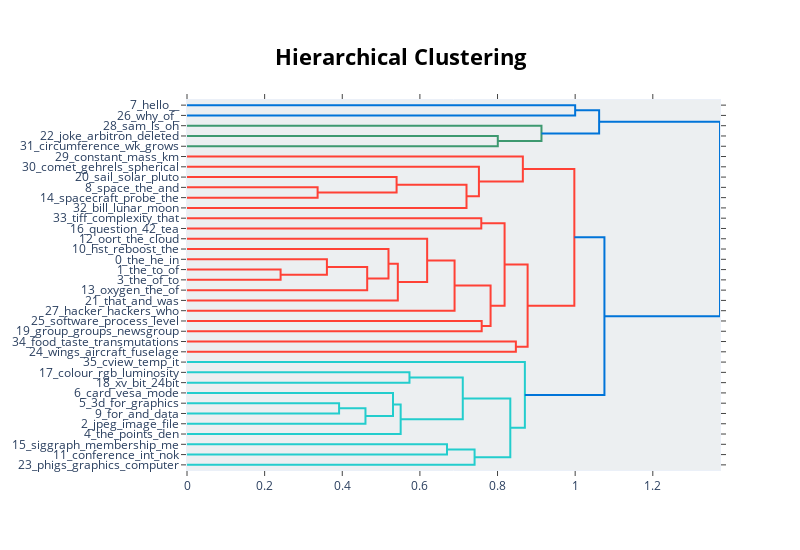

This figure's notebook cell:
### Markdown cell above
## BERTopic: Visualize Topic Hierarchy

### Code cell
#| fig-align: center
fig = topic_model.visualize_hierarchy()
fig.update_layout(width=800, height=550)
fig.show()

### Figure 1 — Plotly figure (JSON) as saved in the notebook; plotly's stock layout.template omitted (floating-point values rounded to 4 significant figures)
{"data": [{"hoverinfo": "text", "marker": {"color": "rgb(0,116,217)"}, "mode": "lines", "type": "scatter", "x": [0.0, 1.0, 1.0, 0.0], "xaxis": "x", "y": [-5.0, -5.0, -15.0, -15.0], "yaxis": "y"}, {"hoverinfo": "text", "marker": {"color": "rgb(61,153,112)"}, "mode": "lines", "type": "scatter", "x": [0.0, 0.8007, 0.8007, 0.0], "xaxis": "x", "y": [-35.0, -35.0, -45.0, -45.0], "yaxis": "y"}, {"hoverinfo": "text", "marker": {"color": "rgb(61,153,112)"}, "mode": "lines", "type": "scatter", "x": [0.0, 0.9132, 0.9132, 0.8007], "xaxis": "x", "y": [-25.0, -25.0, -40.0, -40.0], "yaxis": "y"}, {"hoverinfo": "text", "marker": {"color": "rgb(0,116,217)"}, "mode": "lines", "type": "scatter", "x": [1.0, 1.062, 1.062, 0.9132], "xaxis": "x", "y": [-10.0, -10.0, -32.5, -32.5], "yaxis": "y"}, {"hoverinfo": "text", "marker": {"color": "rgb(255,65,54)"}, "mode": "lines", "type": "scatter", "x": [0.0, 0.3365, 0.3365, 0.0], "xaxis": "x", "y": [-85.0, -85.0, -95.0, -95.0], "yaxis": "y"}, {"hoverinfo": "text", "marker": {"color": "rgb(255,65,54)"}, "mode": "lines", "type": "scatter", "x": [0.0, 0.54, 0.54, 0.3365], "xaxis": "x", "y": [-75.0, -75.0, -90.0, -90.0], "yaxis": "y"}, {"hoverinfo": "text", "marker": {"color": "rgb(255,65,54)"}, "mode": "lines", "type": "scatter", "x": [0.54, 0.7201, 0.7201, 0.0], "xaxis": "x", "y": [-82.5, -82.5, -105.0, -105.0], "yaxis": "y"}, {"hoverinfo": "text", "marker": {"color": "rgb(255,65,54)"}, "mode": "lines", "type": "scatter", "x": [0.0, 0.7521, 0.7521, 0.7201], "xaxis": "x", "y": [-65.0, -65.0, -93.75, -93.75], "yaxis": "y"}, {"hoverinfo": "text", "marker": {"color": "rgb(255,65,54)"}, "mode": "lines", "type": "scatter", "x": [0.0, 0.8652, 0.8652, 0.7521], "xaxis": "x", "y": [-55.0, -55.0, -79.38, -79.38], "yaxis": "y"}, {"hoverinfo": "text", "marker": {"color": "rgb(255,65,54)"}, "mode": "lines", "type": "scatter", "x": [0.0, 0.7581, 0.7581, 0.0], "xaxis": "x", "y": [-115.0, -115.0, -125.0, -125.0], "yaxis": "y"}, {"hoverinfo": "text", "marker": {"color": "rgb(255,65,54)"}, "mode": "lines", "type": "scatter", "x": [0.0, 0.2411, 0.2411, 0.0], "xaxis": "x", "y": [-165.0, -165.0, -175.0, -175.0], "yaxis": "y"}, {"hoverinfo": "text", "marker": {"color": "rgb(255,65,54)"}, "mode": "lines", "type": "scatter", "x": [0.0, 0.3604, 0.3604, 0.2411], "xaxis": "x", "y": [-155.0, -155.0, -170.0, -170.0], "yaxis": "y"}, {"hoverinfo": "text", "marker": {"color": "rgb(255,65,54)"}, "mode": "lines", "type": "scatter", "x": [0.3604, 0.4642, 0.4642, 0.0], "xaxis": "x", "y": [-162.5, -162.5, -185.0, -185.0], "yaxis": "y"}, {"hoverinfo": "text", "marker": {"color": "rgb(255,65,54)"}, "mode": "lines", "type": "scatter", "x": [0.0, 0.5191, 0.5191, 0.4642], "xaxis": "x", "y": [-145.0, -145.0, -173.8, -173.8], "yaxis": "y"}, {"hoverinfo": "text", "marker": {"color": "rgb(255,65,54)"}, "mode": "lines", "type": "scatter", "x": [0.5191, 0.5431, 0.5431, 0.0], "xaxis": "x", "y": [-159.4, -159.4, -195.0, -195.0], "yaxis": "y"}, {"hoverinfo": "text", "marker": {"color": "rgb(255,65,54)"}, "mode": "lines", "type": "scatter", "x": [0.0, 0.6187, 0.6187, 0.5431], "xaxis": "x", "y": [-135.0, -135.0, -177.2, -177.2], "yaxis": "y"}, {"hoverinfo": "text", "marker": {"color": "rgb(255,65,54)"}, "mode": "lines", "type": "scatter", "x": [0.6187, 0.6893, 0.6893, 0.0], "xaxis": "x", "y": [-156.1, -156.1, -205.0, -205.0], "yaxis": "y"}, {"hoverinfo": "text", "marker": {"color": "rgb(255,65,54)"}, "mode": "lines", "type": "scatter", "x": [0.0, 0.7592, 0.7592, 0.0], "xaxis": "x", "y": [-215.0, -215.0, -225.0, -225.0], "yaxis": "y"}, {"hoverinfo": "text", "marker": {"color": "rgb(255,65,54)"}, "mode": "lines", "type": "scatter", "x": [0.6893, 0.7821, 0.7821, 0.7592], "xaxis": "x", "y": [-180.5, -180.5, -220.0, -220.0], "yaxis": "y"}, {"hoverinfo": "text", "marker": {"color": "rgb(255,65,54)"}, "mode": "lines", "type": "scatter", "x": [0.7581, 0.8182, 0.8182, 0.7821], "xaxis": "x", "y": [-120.0, -120.0, -200.3, -200.3], "yaxis": "y"}, {"hoverinfo": "text", "marker": {"color": "rgb(255,65,54)"}, "mode": "lines", "type": "scatter", "x": [0.0, 0.8472, 0.8472, 0.0], "xaxis": "x", "y": [-235.0, -235.0, -245.0, -245.0], "yaxis": "y"}, {"hoverinfo": "text", "marker": {"color": "rgb(255,65,54)"}, "mode": "lines", "type": "scatter", "x": [0.8182, 0.8775, 0.8775, 0.8472], "xaxis": "x", "y": [-160.1, -160.1, -240.0, -240.0], "yaxis": "y"}, {"hoverinfo": "text", "marker": {"color": "rgb(255,65,54)"}, "mode": "lines", "type": "scatter", "x": [0.8652, 0.9979, 0.9979, 0.8775], "xaxis": "x", "y": [-67.19, -67.19, -200.1, -200.1], "yaxis": "y"}, {"hoverinfo": "text", "marker": {"color": "rgb(35,205,205)"}, "mode": "lines", "type": "scatter", "x": [0.0, 0.5731, 0.5731, 0.0], "xaxis": "x", "y": [-265.0, -265.0, -275.0, -275.0], "yaxis": "y"}, {"hoverinfo": "text", "marker": {"color": "rgb(35,205,205)"}, "mode": "lines", "type": "scatter", "x": [0.0, 0.3918, 0.3918, 0.0], "xaxis": "x", "y": [-295.0, -295.0, -305.0, -305.0], "yaxis": "y"}, {"hoverinfo": "text", "marker": {"color": "rgb(35,205,205)"}, "mode": "lines", "type": "scatter", "x": [0.3918, 0.4598, 0.4598, 0.0], "xaxis": "x", "y": [-300.0, -300.0, -315.0, -315.0], "yaxis": "y"}, {"hoverinfo": "text", "marker": {"color": "rgb(35,205,205)"}, "mode": "lines", "type": "scatter", "x": [0.0, 0.5307, 0.5307, 0.4598], "xaxis": "x", "y": [-285.0, -285.0, -307.5, -307.5], "yaxis": "y"}, {"hoverinfo": "text", "marker": {"color": "rgb(35,205,205)"}, "mode": "lines", "type": "scatter", "x": [0.5307, 0.5505, 0.5505, 0.0], "xaxis": "x", "y": [-296.2, -296.2, -325.0, -325.0], "yaxis": "y"}, {"hoverinfo": "text", "marker": {"color": "rgb(35,205,205)"}, "mode": "lines", "type": "scatter", "x": [0.5731, 0.7105, 0.7105, 0.5505], "xaxis": "x", "y": [-270.0, -270.0, -310.6, -310.6], "yaxis": "y"}, {"hoverinfo": "text", "marker": {"color": "rgb(35,205,205)"}, "mode": "lines", "type": "scatter", "x": [0.0, 0.6698, 0.6698, 0.0], "xaxis": "x", "y": [-335.0, -335.0, -345.0, -345.0], "yaxis": "y"}, {"hoverinfo": "text", "marker": {"color": "rgb(35,205,205)"}, "mode": "lines", "type": "scatter", "x": [0.6698, 0.7409, 0.7409, 0.0], "xaxis": "x", "y": [-340.0, -340.0, -355.0, -355.0], "yaxis": "y"}, {"hoverinfo": "text", "marker": {"color": "rgb(35,205,205)"}, "mode": "lines", "type": "scatter", "x": [0.7105, 0.8329, 0.8329, 0.7409], "xaxis": "x", "y": [-290.3, -290.3, -347.5, -347.5], "yaxis": "y"}, {"hoverinfo": "text", "marker": {"color": "rgb(35,205,205)"}, "mode": "lines", "type": "scatter", "x": [0.0, 0.8704, 0.8704, 0.8329], "xaxis": "x", "y": [-255.0, -255.0, -318.9, -318.9], "yaxis": "y"}, {"hoverinfo": "text", "marker": {"color": "rgb(0,116,217)"}, "mode": "lines", "type": "scatter", "x": [0.9979, 1.075, 1.075, 0.8704], "xaxis": "x", "y": [-133.6, -133.6, -287.0, -287.0], "yaxis": "y"}, {"hoverinfo": "text", "marker": {"color": "rgb(0,116,217)"}, "mode": "lines", "type": "scatter", "x": [1.062, 1.373, 1.373, 1.075], "xaxis": "x", "y": [-21.25, -21.25, -210.3, -210.3], "yaxis": "y"}], "layout": {"autosize": false, "height": 550, "hoverlabel": {"bgcolor": "white", "font": {"family": "Rockwell", "size": 16}}, "hovermode": "closest", "plot_bgcolor": "#ECEFF1", "showlegend": false, "title": {"font": {"color": "Black", "size": 22}, "text": "<b>Hierarchical Clustering</b>", "x": 0.5, "xanchor": "center", "yanchor": "top"}, "width": 800, "xaxis": {"mirror": "allticks", "rangemode": "tozero", "showgrid": false, "showline": true, "showticklabels": true, "ticks": "outside", "type": "linear", "zeroline": false}, "yaxis": {"mirror": "allticks", "range": [-360, 0], "rangemode": "tozero", "showgrid": false, "showline": true, "showticklabels": true, "tickmode": "array", "ticks": "outside", "ticktext": ["7_hello__", "26_why_of_", "28_sam_ls_oh", "22_joke_arbitron_deleted", "31_circumference_wk_grows", "29_constant_mass_km", "30_comet_gehrels_spherical", "20_sail_solar_pluto", "8_space_the_and", "14_spacecraft_probe_the", "32_bill_lunar_moon", "33_tiff_complexity_that", "16_question_42_tea", "12_oort_the_cloud", "10_hst_reboost_the", "0_the_he_in", "1_the_to_of", "3_the_of_to", "13_oxygen_the_of", "21_that_and_was", "27_hacker_hackers_who", "25_software_process_level", "19_group_groups_newsgroup", "34_food_taste_transmutations", "24_wings_aircraft_fuselage", "35_cview_temp_it", "17_colour_rgb_luminosity", "18_xv_bit_24bit", "6_card_vesa_mode", "5_3d_for_graphics", "9_for_and_data", "2_jpeg_image_file", "4_the_points_den", "15_siggraph_membership_me", "11_conference_int_nok", "23_phigs_graphics_computer"], "tickvals": [-5, -15, -25, -35, -45, -55, -65, -75, -85, -95, -105, -115, -125, -135, -145, -155, -165, -175, -185, -195, -205, -215, -225, -235, -245, -255, -265, -275, -285, -295, -305, -315, -325, -335, -345, -355], "type": "linear", "zeroline": false}}}
